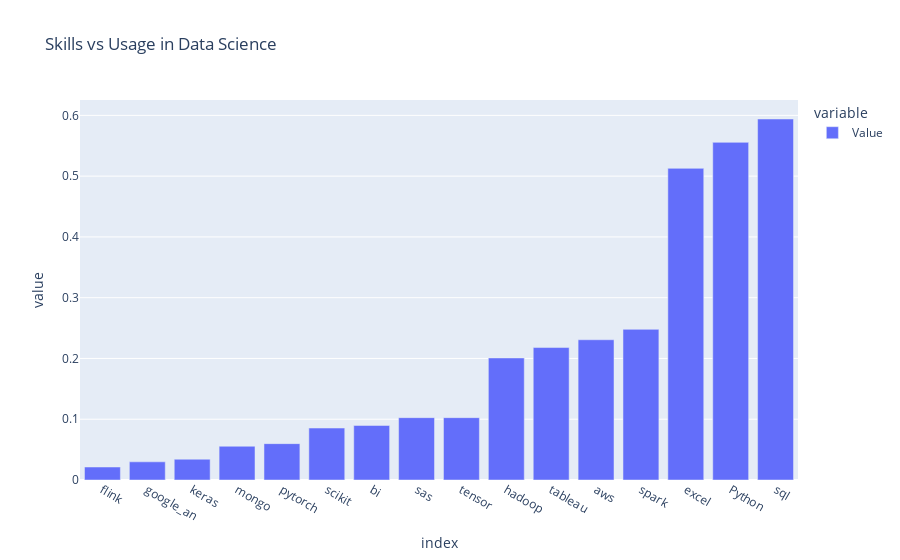

The notebook cell this image was saved under:
### Code cell
fig5 = px.bar(df4, title='Skills vs Usage in Data Science')
fig5.show()

### Figure 1 — Plotly figure (JSON) as saved in the notebook; plotly's stock layout.template omitted (floating-point values rounded to 4 significant figures)
{"data": [{"alignmentgroup": "True", "hovertemplate": "variable=Value<br>index=%{x}<br>value=%{y}<extra></extra>", "legendgroup": "Value", "marker": {"color": "#636efa", "pattern": {"shape": ""}}, "name": "Value", "offsetgroup": "Value", "orientation": "v", "showlegend": true, "textposition": "auto", "type": "bar", "x": ["flink", "google_an", "keras", "mongo", "pytorch", "scikit", "bi", "sas", "tensor", "hadoop", "tableau", "aws", "spark", "excel", "Python", "sql"], "xaxis": "x", "y": [0.02137, 0.02991, 0.03419, 0.05556, 0.05983, 0.08547, 0.08974, 0.1026, 0.1026, 0.2009, 0.2179, 0.2308, 0.2479, 0.5128, 0.5556, 0.594], "yaxis": "y"}], "layout": {"barmode": "relative", "legend": {"title": {"text": "variable"}, "tracegroupgap": 0}, "title": {"text": "Skills vs Usage in Data Science"}, "xaxis": {"anchor": "y", "domain": [0, 1], "title": {"text": "index"}}, "yaxis": {"anchor": "x", "domain": [0, 1], "title": {"text": "value"}}}}
